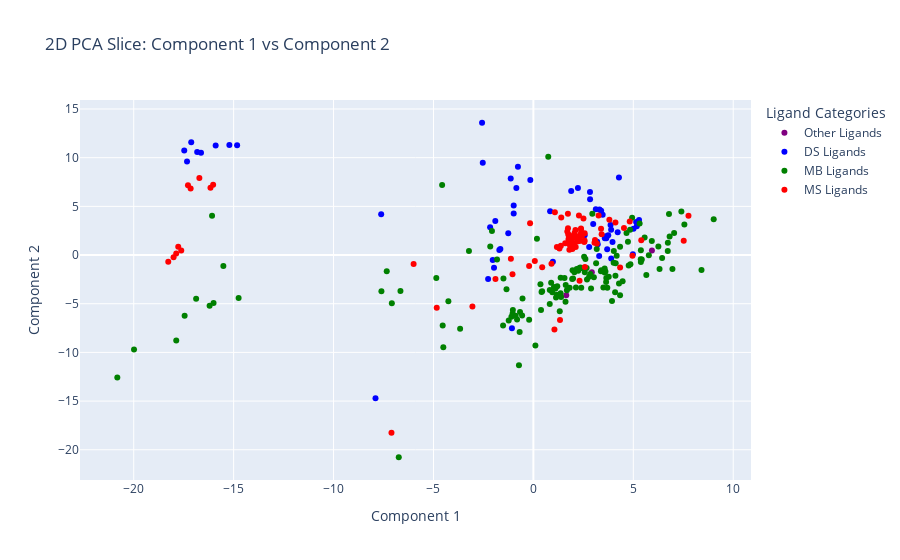
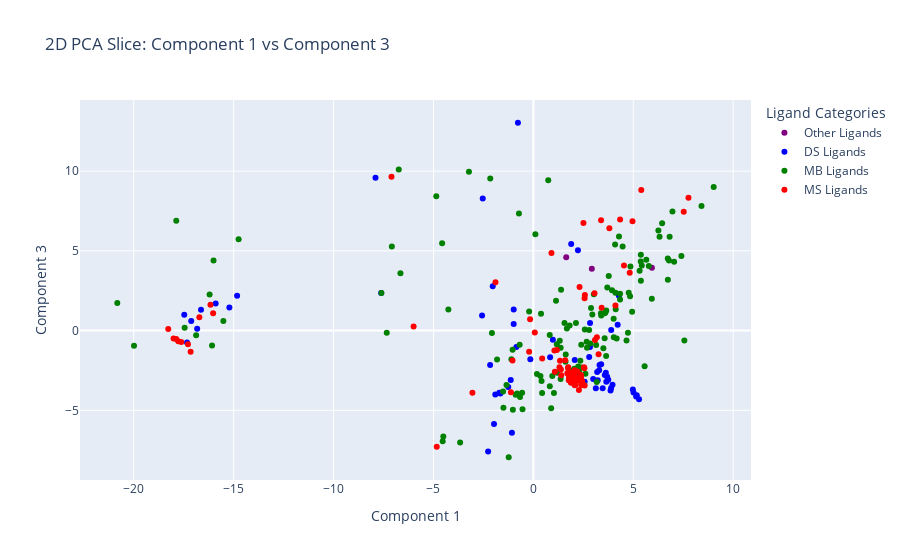
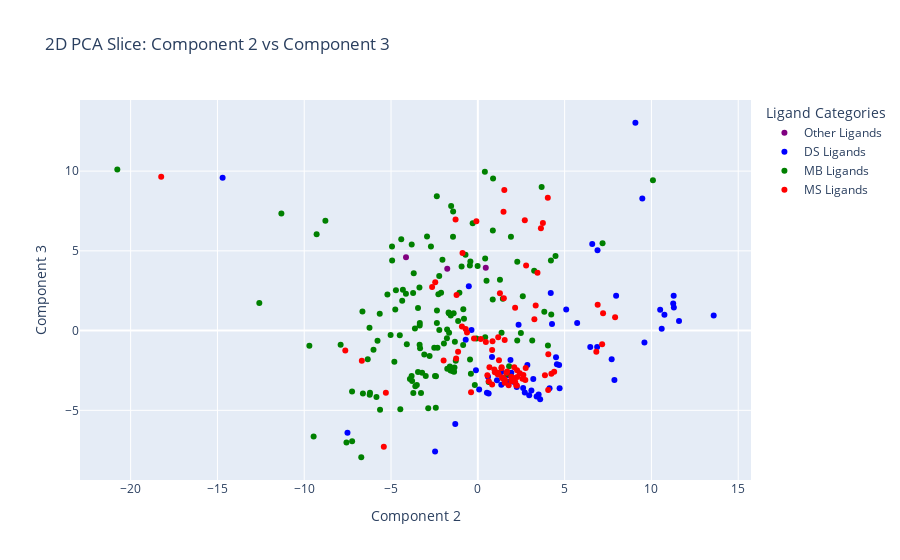

The notebook cell these images were saved under, in order:
### Code cell
import plotly.express as px
import pandas as pd

# Dictionary for ligand categories and their colors
categories = {
    "DS": {"color": "blue", "label": "DS Ligands"},
    "MS": {"color": "red", "label": "MS Ligands"},
    "MB": {"color": "green", "label": "MB Ligands"},
    "Other": {"color": "purple", "label": "Other Ligands"},
}

# Assign a category to each ligand for color coding
def get_category(ligand):
    if "DS" in ligand:
        return "DS Ligands"
    elif "MS" in ligand:
        return "MS Ligands"
    elif "MB" in ligand:
        return "MB Ligands"
    else:
        return "Other Ligands"

pca_df['category'] = pca_df['ligand'].apply(get_category)

# Define a function to plot 2D slices
def plot_2d_slice(x, y, x_label, y_label):
    fig = px.scatter(
        pca_df,
        x=x,
        y=y,
        color='category',
        color_discrete_map={
            "DS Ligands": "blue",
            "MS Ligands": "red",
            "MB Ligands": "green",
            "Other Ligands": "purple",
        },
        hover_data={'ligand': True},  # Show ligand names on hover
        title=f'2D PCA Slice: {x_label} vs {y_label}',
        labels={'category': 'Ligand Category'}
    )
    fig.update_layout(
        xaxis_title=x_label,
        yaxis_title=y_label,
        legend_title="Ligand Categories"
    )
    return fig

# Generate and display 2D slices
fig1 = plot_2d_slice('Component 1', 'Component 2', 'Component 1', 'Component 2')
fig2 = plot_2d_slice('Component 1', 'Component 3', 'Component 1', 'Component 3')
fig3 = plot_2d_slice('Component 2', 'Component 3', 'Component 2', 'Component 3')

# Show the figures
fig1.show()
fig2.show()
fig3.show()

### Figure 1 — Plotly figure (JSON) as saved in the notebook; plotly's stock layout.template omitted (floating-point values rounded to 4 significant figures; data arrays with more than 128 entries replaced by an {"elided": "..."} marker saying what was removed)
{"data": [{"customdata": [["dcPAMP"], ["dcpa"], ["diprpa"]], "hovertemplate": "Ligand Category=Other Ligands<br>Component 1=%{x}<br>Component 2=%{y}<br>ligand=%{customdata[0]}<extra></extra>", "legendgroup": "Other Ligands", "marker": {"color": "purple", "symbol": "circle"}, "mode": "markers", "name": "Other Ligands", "orientation": "v", "showlegend": true, "x": [5.932, 2.925, 1.643], "xaxis": "x", "y": [0.4577, -1.762, -4.138], "yaxis": "y", "type": "scatter"}, {"customdata": [["DS-10"], ["DS-11"], ["DS-12"], ["DS-13"], ["DS-14"], ["DS-15"], ["DS-16"], ["DS-17"], ["DS-18"], ["DS-19"], ["DS-1"], ["DS-20"], ["DS-21"], ["DS-22"], ["DS-23"], ["DS-24"], ["DS-25"], ["DS-26"], ["DS-27"], ["DS-28"], ["DS-29"], ["DS-2"], ["DS-30"], ["DS-31"], ["DS-32"], ["DS-33"], ["DS-34"], ["DS-35"], ["DS-36"], ["DS-37"], ["DS-38"], ["DS-39"], ["DS-3"], ["DS-40"], ["DS-41"], ["DS-42"], ["DS-43"], ["DS-44"], ["DS-45"], ["DS-46"], ["DS-48"], ["DS-49"], ["DS-4"], ["DS-50"], ["DS-52"], ["DS-53"], ["DS-54"], ["DS-55"], ["DS-56"], ["DS-57"], ["DS-58"], ["DS-59"], ["DS-5"], ["DS-60"], ["DS-61"], ["DS-63"], ["DS-64"], ["DS-6"], ["DS-7"], ["DS-8"], ["DS-9"]], "hovertemplate": "Ligand Category=DS Ligands<br>Component 1=%{x}<br>Component 2=%{y}<br>ligand=%{customdata[0]}<extra></extra>", "legendgroup": "DS Ligands", "marker": {"color": "blue", "symbol": "circle"}, "mode": "markers", "name": "DS Ligands", "orientation": "v", "showlegend": true, "x": [2.566, 3.961, 0.9764, -0.9859, 3.65, 3.575, 3.126, 4.978, 3.391, -2.568, -1.073, 3.746, 3.192, 3.891, 5.012, 3.627, 5.174, 3.467, 2.837, 4.282, 2.792, -7.901, 5.141, 3.863, 5.288, 2.993, 2.07, 3.31, -1.704, -1.652, -2.265, -2.165, 3.895, -1.257, -1.97, 1.892, -17.33, -1.906, -16.82, -16.63, -0.7734, -17.47, 3.292, -17.12, -7.616, -2.035, -15.9, -14.83, -15.21, 2.229, -0.9854, 2.832, 3.22, -0.1523, -0.8514, -1.134, -2.533, 0.8376, 2.232, 4.219, 3.693], "xaxis": "x", "y": [2.044, 1.351, -0.6981, 5.091, 1.712, 1.717, 4.711, 0.07682, 4.555, 13.59, -7.51, 2.032, 1.353, 2.61, 2.704, 1.928, 2.96, 4.132, 5.722, 7.966, 0.8163, -14.7, 3.388, 3.086, 3.59, 3.194, 1.88, 4.682, 0.5248, 0.6235, -2.462, 2.852, -0.3661, 2.24, -1.3, 6.59, 9.597, 3.502, 10.59, 10.5, 9.077, 10.75, -0.1093, 11.59, 4.201, -0.5194, 11.25, 11.28, 11.29, 6.896, 4.273, 6.476, 1.102, 7.71, 6.874, 7.868, 9.475, 4.504, 1.843, 2.347, 0.5846], "yaxis": "y", "type": "scatter"}, {"customdata": {"elided": "137x1 str values"}, "hovertemplate": "Ligand Category=MB Ligands<br>Component 1=%{x}<br>Component 2=%{y}<br>ligand=%{customdata[0]}<extra></extra>", "legendgroup": "MB Ligands", "marker": {"color": "green", "symbol": "circle"}, "mode": "markers", "name": "MB Ligands", "orientation": "v", "showlegend": true, "x": {"elided": "137 float values"}, "xaxis": "x", "y": {"elided": "137 float values"}, "yaxis": "y", "type": "scatter"}, {"customdata": [["MS-10"], ["MS-11"], ["MS-12"], ["MS-13"], ["MS-14"], ["MS-15"], ["MS-16"], ["MS-17"], ["MS-19"], ["MS-1"], ["MS-20"], ["MS-21"], ["MS-22"], ["MS-23"], ["MS-24"], ["MS-25"], ["MS-26"], ["MS-27"], ["MS-28"], ["MS-29"], ["MS-2"], ["MS-30"], ["MS-31"], ["MS-32"], ["MS-33"], ["MS-34"], ["MS-35"], ["MS-36"], ["MS-37"], ["MS-38"], ["MS-39"], ["MS-3"], ["MS-40"], ["MS-41"], ["MS-42"], ["MS-44"], ["MS-45"], ["MS-46"], ["MS-47"], ["MS-48"], ["MS-49"], ["MS-4"], ["MS-50"], ["MS-51"], ["MS-52"], ["MS-53"], ["MS-54"], ["MS-55"], ["MS-56"], ["MS-57"], ["MS-58"], ["MS-59"], ["MS-5"], ["MS-60"], ["MS-61"], ["MS-62"], ["MS-64"], ["MS-65"], ["MS-66"], ["MS-68"], ["MS-6"], ["MS-70"], ["MS-71"], ["MS-72"], ["MS-73"], ["MS-74"], ["MS-75"], ["MS-76"], ["MS-77"], ["MS-78"], ["MS-79"], ["MS-80"], ["MS-81"], ["MS-82"], ["MS-83"], ["MS-84"], ["MS-85"], ["MS-86"], ["MS-87"], ["MS-88"], ["MS-89"], ["MS-90"], ["MS-91"], ["MS-92"], ["MS-93"], ["MS-9"]], "hovertemplate": "Ligand Category=MS Ligands<br>Component 1=%{x}<br>Component 2=%{y}<br>ligand=%{customdata[0]}<extra></extra>", "legendgroup": "MS Ligands", "marker": {"color": "red", "symbol": "circle"}, "mode": "markers", "name": "MS Ligands", "orientation": "v", "showlegend": true, "x": [7.761, -0.1653, 1.801, 3.177, -0.2138, 0.9056, 1.952, 2.118, 1.781, -3.05, 1.885, 1.965, 2.444, 2.02, 2.257, 1.699, 4.106, 2.194, 1.176, 2.29, -5.994, 2.383, 1.305, 1.376, 2.406, 2.316, 2.395, 2.424, 1.878, 2.046, 2.536, -7.102, 2.567, 1.761, 5.399, 1.945, 1.795, 2.279, 1.745, 2.553, 2.207, 2.562, 3.263, 1.789, 0.07145, 1.593, 3.084, 1.729, 2.067, 2.106, 1.076, 2.382, 3.059, 1.772, 3.415, 4.533, 4.821, 1.394, 1.732, 2.062, 2.506, -4.837, -1.045, 1.053, -18.01, -1.897, -17.87, -18.27, -1.125, -17.77, 4.34, 1.332, 4.959, -17.15, -17.62, -16.03, 2.31, 3.387, -16.72, 2.577, -16.16, 2.384, -17.29, 3.801, 7.523, 0.4415], "xaxis": "x", "y": [4.03, 3.258, 0.5494, 1.174, -1.137, -0.8829, 0.628, 0.8228, 2.065, -5.298, 1.53, 0.9806, 2.153, 1.139, 1.93, 2.419, 3.333, 1.396, 0.8243, 1.553, -0.9173, 2.271, 0.6685, 0.9511, 2.214, 1.434, 2.038, 1.954, 1.551, 1.199, 1.37, -18.24, 2.248, 1.649, 1.526, 1.928, 1.141, 4.052, 2.099, 1.365, 1.691, 1.498, 4.06, 1.135, -0.6237, 1.219, 1.546, 4.235, 1.776, 2.572, 4.397, 2.736, 1.273, 1.539, 2.148, 2.781, 3.436, 3.866, 2.758, 2.261, 3.749, -5.416, -1.972, -7.635, -0.2201, -2.453, 0.1688, -0.6983, -0.3914, 0.8446, -1.283, -6.683, -0.08539, 6.826, 0.4618, 7.214, -2.634, 2.706, 7.908, -1.225, 6.904, 2.624, 7.161, 3.634, 1.479, -1.25], "yaxis": "y", "type": "scatter"}], "layout": {"xaxis": {"anchor": "y", "domain": [0.0, 1.0], "title": {"text": "Component 1"}}, "yaxis": {"anchor": "x", "domain": [0.0, 1.0], "title": {"text": "Component 2"}}, "legend": {"title": {"text": "Ligand Categories"}, "tracegroupgap": 0}, "title": {"text": "2D PCA Slice: Component 1 vs Component 2"}}}

### Figure 2 — Plotly figure (JSON) as saved in the notebook; plotly's stock layout.template omitted (floating-point values rounded to 4 significant figures; data arrays with more than 128 entries replaced by an {"elided": "..."} marker saying what was removed)
{"data": [{"customdata": [["dcPAMP"], ["dcpa"], ["diprpa"]], "hovertemplate": "Ligand Category=Other Ligands<br>Component 1=%{x}<br>Component 3=%{y}<br>ligand=%{customdata[0]}<extra></extra>", "legendgroup": "Other Ligands", "marker": {"color": "purple", "symbol": "circle"}, "mode": "markers", "name": "Other Ligands", "orientation": "v", "showlegend": true, "x": [5.932, 2.925, 1.643], "xaxis": "x", "y": [3.938, 3.88, 4.604], "yaxis": "y", "type": "scatter"}, {"customdata": [["DS-10"], ["DS-11"], ["DS-12"], ["DS-13"], ["DS-14"], ["DS-15"], ["DS-16"], ["DS-17"], ["DS-18"], ["DS-19"], ["DS-1"], ["DS-20"], ["DS-21"], ["DS-22"], ["DS-23"], ["DS-24"], ["DS-25"], ["DS-26"], ["DS-27"], ["DS-28"], ["DS-29"], ["DS-2"], ["DS-30"], ["DS-31"], ["DS-32"], ["DS-33"], ["DS-34"], ["DS-35"], ["DS-36"], ["DS-37"], ["DS-38"], ["DS-39"], ["DS-3"], ["DS-40"], ["DS-41"], ["DS-42"], ["DS-43"], ["DS-44"], ["DS-45"], ["DS-46"], ["DS-48"], ["DS-49"], ["DS-4"], ["DS-50"], ["DS-52"], ["DS-53"], ["DS-54"], ["DS-55"], ["DS-56"], ["DS-57"], ["DS-58"], ["DS-59"], ["DS-5"], ["DS-60"], ["DS-61"], ["DS-63"], ["DS-64"], ["DS-6"], ["DS-7"], ["DS-8"], ["DS-9"]], "hovertemplate": "Ligand Category=DS Ligands<br>Component 1=%{x}<br>Component 3=%{y}<br>ligand=%{customdata[0]}<extra></extra>", "legendgroup": "DS Ligands", "marker": {"color": "blue", "symbol": "circle"}, "mode": "markers", "name": "DS Ligands", "orientation": "v", "showlegend": true, "x": [2.566, 3.961, 0.9764, -0.9859, 3.65, 3.575, 3.126, 4.978, 3.391, -2.568, -1.073, 3.746, 3.192, 3.891, 5.012, 3.627, 5.174, 3.467, 2.837, 4.282, 2.792, -7.901, 5.141, 3.863, 5.288, 2.993, 2.07, 3.31, -1.704, -1.652, -2.265, -2.165, 3.895, -1.257, -1.97, 1.892, -17.33, -1.906, -16.82, -16.63, -0.7734, -17.47, 3.292, -17.12, -7.616, -2.035, -15.9, -14.83, -15.21, 2.229, -0.9854, 2.832, 3.22, -0.1523, -0.8514, -1.134, -2.533, 0.8376, 2.232, 4.219, 3.693], "xaxis": "x", "y": [-3.211, -3.401, -0.5717, 1.322, -3.211, -2.79, -3.613, -3.688, -2.116, 0.9489, -6.412, -3.075, -2.602, -3.602, -3.889, -2.65, -4.06, -3.619, 0.4745, 2.178, -1.661, 9.588, -4.136, -3.751, -4.306, -3.028, -1.846, -2.155, -3.896, -3.944, -7.574, -2.151, 0.03173, -3.545, -5.853, 5.435, -0.7393, -4.006, 0.1077, 1.305, 13.03, 1.0, -2.485, 0.5968, 2.351, 2.782, 1.691, 2.185, 1.445, 5.033, 0.4188, -1.032, -3.112, -1.805, -1.022, -3.099, 8.287, -1.672, -2.795, 0.3624, -2.897], "yaxis": "y", "type": "scatter"}, {"customdata": {"elided": "137x1 str values"}, "hovertemplate": "Ligand Category=MB Ligands<br>Component 1=%{x}<br>Component 3=%{y}<br>ligand=%{customdata[0]}<extra></extra>", "legendgroup": "MB Ligands", "marker": {"color": "green", "symbol": "circle"}, "mode": "markers", "name": "MB Ligands", "orientation": "v", "showlegend": true, "x": {"elided": "137 float values"}, "xaxis": "x", "y": {"elided": "137 float values"}, "yaxis": "y", "type": "scatter"}, {"customdata": [["MS-10"], ["MS-11"], ["MS-12"], ["MS-13"], ["MS-14"], ["MS-15"], ["MS-16"], ["MS-17"], ["MS-19"], ["MS-1"], ["MS-20"], ["MS-21"], ["MS-22"], ["MS-23"], ["MS-24"], ["MS-25"], ["MS-26"], ["MS-27"], ["MS-28"], ["MS-29"], ["MS-2"], ["MS-30"], ["MS-31"], ["MS-32"], ["MS-33"], ["MS-34"], ["MS-35"], ["MS-36"], ["MS-37"], ["MS-38"], ["MS-39"], ["MS-3"], ["MS-40"], ["MS-41"], ["MS-42"], ["MS-44"], ["MS-45"], ["MS-46"], ["MS-47"], ["MS-48"], ["MS-49"], ["MS-4"], ["MS-50"], ["MS-51"], ["MS-52"], ["MS-53"], ["MS-54"], ["MS-55"], ["MS-56"], ["MS-57"], ["MS-58"], ["MS-59"], ["MS-5"], ["MS-60"], ["MS-61"], ["MS-62"], ["MS-64"], ["MS-65"], ["MS-66"], ["MS-68"], ["MS-6"], ["MS-70"], ["MS-71"], ["MS-72"], ["MS-73"], ["MS-74"], ["MS-75"], ["MS-76"], ["MS-77"], ["MS-78"], ["MS-79"], ["MS-80"], ["MS-81"], ["MS-82"], ["MS-83"], ["MS-84"], ["MS-85"], ["MS-86"], ["MS-87"], ["MS-88"], ["MS-89"], ["MS-90"], ["MS-91"], ["MS-92"], ["MS-93"], ["MS-9"]], "hovertemplate": "Ligand Category=MS Ligands<br>Component 1=%{x}<br>Component 3=%{y}<br>ligand=%{customdata[0]}<extra></extra>", "legendgroup": "MS Ligands", "marker": {"color": "red", "symbol": "circle"}, "mode": "markers", "name": "MS Ligands", "orientation": "v", "showlegend": true, "x": [7.761, -0.1653, 1.801, 3.177, -0.2138, 0.9056, 1.952, 2.118, 1.781, -3.05, 1.885, 1.965, 2.444, 2.02, 2.257, 1.699, 4.106, 2.194, 1.176, 2.29, -5.994, 2.383, 1.305, 1.376, 2.406, 2.316, 2.395, 2.424, 1.878, 2.046, 2.536, -7.102, 2.567, 1.761, 5.399, 1.945, 1.795, 2.279, 1.745, 2.553, 2.207, 2.562, 3.263, 1.789, 0.07145, 1.593, 3.084, 1.729, 2.067, 2.106, 1.076, 2.382, 3.059, 1.772, 3.415, 4.533, 4.821, 1.394, 1.732, 2.062, 2.506, -4.837, -1.045, 1.053, -18.01, -1.897, -17.87, -18.27, -1.125, -17.77, 4.34, 1.332, 4.959, -17.15, -17.62, -16.03, 2.31, 3.387, -16.72, 2.577, -16.16, 2.384, -17.29, 3.801, 7.523, 0.4415], "xaxis": "x", "y": [8.335, 0.7061, -2.808, -0.4228, -1.324, 4.861, -3.177, -3.375, -2.969, -3.894, -3.06, -2.62, -3.23, -2.744, -3.121, -2.669, 1.579, -2.975, -1.214, -3.12, 0.2612, -2.906, -2.307, -2.441, -3.426, -2.935, -3.155, -3.151, -3.263, -2.747, -2.302, 9.65, -3.443, -2.647, 8.811, -2.887, -2.649, -3.72, -2.295, -2.369, -2.57, 2.021, -1.489, -2.64, -0.1162, -1.858, -0.5837, -2.701, -3.428, -3.017, -2.588, -3.1, 2.338, -3.116, 1.428, 4.087, 3.632, -2.795, -2.351, -2.489, 6.74, -7.289, -1.879, -1.255, -0.4904, 3.03, -0.522, 0.09542, -3.873, -0.6611, 6.967, -1.898, 6.852, -1.327, -0.7155, 1.092, 2.726, 6.915, 0.8354, 2.234, 1.623, -2.784, -0.8642, 6.416, 7.453, -1.745], "yaxis": "y", "type": "scatter"}], "layout": {"xaxis": {"anchor": "y", "domain": [0.0, 1.0], "title": {"text": "Component 1"}}, "yaxis": {"anchor": "x", "domain": [0.0, 1.0], "title": {"text": "Component 3"}}, "legend": {"title": {"text": "Ligand Categories"}, "tracegroupgap": 0}, "title": {"text": "2D PCA Slice: Component 1 vs Component 3"}}}

### Figure 3 — Plotly figure (JSON) as saved in the notebook; plotly's stock layout.template omitted (floating-point values rounded to 4 significant figures; data arrays with more than 128 entries replaced by an {"elided": "..."} marker saying what was removed)
{"data": [{"customdata": [["dcPAMP"], ["dcpa"], ["diprpa"]], "hovertemplate": "Ligand Category=Other Ligands<br>Component 2=%{x}<br>Component 3=%{y}<br>ligand=%{customdata[0]}<extra></extra>", "legendgroup": "Other Ligands", "marker": {"color": "purple", "symbol": "circle"}, "mode": "markers", "name": "Other Ligands", "orientation": "v", "showlegend": true, "x": [0.4577, -1.762, -4.138], "xaxis": "x", "y": [3.938, 3.88, 4.604], "yaxis": "y", "type": "scatter"}, {"customdata": [["DS-10"], ["DS-11"], ["DS-12"], ["DS-13"], ["DS-14"], ["DS-15"], ["DS-16"], ["DS-17"], ["DS-18"], ["DS-19"], ["DS-1"], ["DS-20"], ["DS-21"], ["DS-22"], ["DS-23"], ["DS-24"], ["DS-25"], ["DS-26"], ["DS-27"], ["DS-28"], ["DS-29"], ["DS-2"], ["DS-30"], ["DS-31"], ["DS-32"], ["DS-33"], ["DS-34"], ["DS-35"], ["DS-36"], ["DS-37"], ["DS-38"], ["DS-39"], ["DS-3"], ["DS-40"], ["DS-41"], ["DS-42"], ["DS-43"], ["DS-44"], ["DS-45"], ["DS-46"], ["DS-48"], ["DS-49"], ["DS-4"], ["DS-50"], ["DS-52"], ["DS-53"], ["DS-54"], ["DS-55"], ["DS-56"], ["DS-57"], ["DS-58"], ["DS-59"], ["DS-5"], ["DS-60"], ["DS-61"], ["DS-63"], ["DS-64"], ["DS-6"], ["DS-7"], ["DS-8"], ["DS-9"]], "hovertemplate": "Ligand Category=DS Ligands<br>Component 2=%{x}<br>Component 3=%{y}<br>ligand=%{customdata[0]}<extra></extra>", "legendgroup": "DS Ligands", "marker": {"color": "blue", "symbol": "circle"}, "mode": "markers", "name": "DS Ligands", "orientation": "v", "showlegend": true, "x": [2.044, 1.351, -0.6981, 5.091, 1.712, 1.717, 4.711, 0.07682, 4.555, 13.59, -7.51, 2.032, 1.353, 2.61, 2.704, 1.928, 2.96, 4.132, 5.722, 7.966, 0.8163, -14.7, 3.388, 3.086, 3.59, 3.194, 1.88, 4.682, 0.5248, 0.6235, -2.462, 2.852, -0.3661, 2.24, -1.3, 6.59, 9.597, 3.502, 10.59, 10.5, 9.077, 10.75, -0.1093, 11.59, 4.201, -0.5194, 11.25, 11.28, 11.29, 6.896, 4.273, 6.476, 1.102, 7.71, 6.874, 7.868, 9.475, 4.504, 1.843, 2.347, 0.5846], "xaxis": "x", "y": [-3.211, -3.401, -0.5717, 1.322, -3.211, -2.79, -3.613, -3.688, -2.116, 0.9489, -6.412, -3.075, -2.602, -3.602, -3.889, -2.65, -4.06, -3.619, 0.4745, 2.178, -1.661, 9.588, -4.136, -3.751, -4.306, -3.028, -1.846, -2.155, -3.896, -3.944, -7.574, -2.151, 0.03173, -3.545, -5.853, 5.435, -0.7393, -4.006, 0.1077, 1.305, 13.03, 1.0, -2.485, 0.5968, 2.351, 2.782, 1.691, 2.185, 1.445, 5.033, 0.4188, -1.032, -3.112, -1.805, -1.022, -3.099, 8.287, -1.672, -2.795, 0.3624, -2.897], "yaxis": "y", "type": "scatter"}, {"customdata": {"elided": "137x1 str values"}, "hovertemplate": "Ligand Category=MB Ligands<br>Component 2=%{x}<br>Component 3=%{y}<br>ligand=%{customdata[0]}<extra></extra>", "legendgroup": "MB Ligands", "marker": {"color": "green", "symbol": "circle"}, "mode": "markers", "name": "MB Ligands", "orientation": "v", "showlegend": true, "x": {"elided": "137 float values"}, "xaxis": "x", "y": {"elided": "137 float values"}, "yaxis": "y", "type": "scatter"}, {"customdata": [["MS-10"], ["MS-11"], ["MS-12"], ["MS-13"], ["MS-14"], ["MS-15"], ["MS-16"], ["MS-17"], ["MS-19"], ["MS-1"], ["MS-20"], ["MS-21"], ["MS-22"], ["MS-23"], ["MS-24"], ["MS-25"], ["MS-26"], ["MS-27"], ["MS-28"], ["MS-29"], ["MS-2"], ["MS-30"], ["MS-31"], ["MS-32"], ["MS-33"], ["MS-34"], ["MS-35"], ["MS-36"], ["MS-37"], ["MS-38"], ["MS-39"], ["MS-3"], ["MS-40"], ["MS-41"], ["MS-42"], ["MS-44"], ["MS-45"], ["MS-46"], ["MS-47"], ["MS-48"], ["MS-49"], ["MS-4"], ["MS-50"], ["MS-51"], ["MS-52"], ["MS-53"], ["MS-54"], ["MS-55"], ["MS-56"], ["MS-57"], ["MS-58"], ["MS-59"], ["MS-5"], ["MS-60"], ["MS-61"], ["MS-62"], ["MS-64"], ["MS-65"], ["MS-66"], ["MS-68"], ["MS-6"], ["MS-70"], ["MS-71"], ["MS-72"], ["MS-73"], ["MS-74"], ["MS-75"], ["MS-76"], ["MS-77"], ["MS-78"], ["MS-79"], ["MS-80"], ["MS-81"], ["MS-82"], ["MS-83"], ["MS-84"], ["MS-85"], ["MS-86"], ["MS-87"], ["MS-88"], ["MS-89"], ["MS-90"], ["MS-91"], ["MS-92"], ["MS-93"], ["MS-9"]], "hovertemplate": "Ligand Category=MS Ligands<br>Component 2=%{x}<br>Component 3=%{y}<br>ligand=%{customdata[0]}<extra></extra>", "legendgroup": "MS Ligands", "marker": {"color": "red", "symbol": "circle"}, "mode": "markers", "name": "MS Ligands", "orientation": "v", "showlegend": true, "x": [4.03, 3.258, 0.5494, 1.174, -1.137, -0.8829, 0.628, 0.8228, 2.065, -5.298, 1.53, 0.9806, 2.153, 1.139, 1.93, 2.419, 3.333, 1.396, 0.8243, 1.553, -0.9173, 2.271, 0.6685, 0.9511, 2.214, 1.434, 2.038, 1.954, 1.551, 1.199, 1.37, -18.24, 2.248, 1.649, 1.526, 1.928, 1.141, 4.052, 2.099, 1.365, 1.691, 1.498, 4.06, 1.135, -0.6237, 1.219, 1.546, 4.235, 1.776, 2.572, 4.397, 2.736, 1.273, 1.539, 2.148, 2.781, 3.436, 3.866, 2.758, 2.261, 3.749, -5.416, -1.972, -7.635, -0.2201, -2.453, 0.1688, -0.6983, -0.3914, 0.8446, -1.283, -6.683, -0.08539, 6.826, 0.4618, 7.214, -2.634, 2.706, 7.908, -1.225, 6.904, 2.624, 7.161, 3.634, 1.479, -1.25], "xaxis": "x", "y": [8.335, 0.7061, -2.808, -0.4228, -1.324, 4.861, -3.177, -3.375, -2.969, -3.894, -3.06, -2.62, -3.23, -2.744, -3.121, -2.669, 1.579, -2.975, -1.214, -3.12, 0.2612, -2.906, -2.307, -2.441, -3.426, -2.935, -3.155, -3.151, -3.263, -2.747, -2.302, 9.65, -3.443, -2.647, 8.811, -2.887, -2.649, -3.72, -2.295, -2.369, -2.57, 2.021, -1.489, -2.64, -0.1162, -1.858, -0.5837, -2.701, -3.428, -3.017, -2.588, -3.1, 2.338, -3.116, 1.428, 4.087, 3.632, -2.795, -2.351, -2.489, 6.74, -7.289, -1.879, -1.255, -0.4904, 3.03, -0.522, 0.09542, -3.873, -0.6611, 6.967, -1.898, 6.852, -1.327, -0.7155, 1.092, 2.726, 6.915, 0.8354, 2.234, 1.623, -2.784, -0.8642, 6.416, 7.453, -1.745], "yaxis": "y", "type": "scatter"}], "layout": {"xaxis": {"anchor": "y", "domain": [0.0, 1.0], "title": {"text": "Component 2"}}, "yaxis": {"anchor": "x", "domain": [0.0, 1.0], "title": {"text": "Component 3"}}, "legend": {"title": {"text": "Ligand Categories"}, "tracegroupgap": 0}, "title": {"text": "2D PCA Slice: Component 2 vs Component 3"}}}
